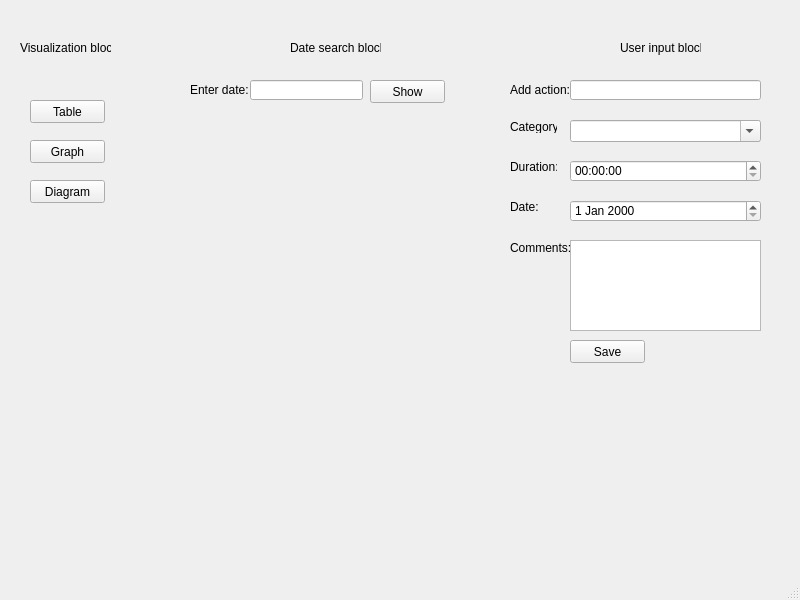
<?xml version="1.0" encoding="UTF-8"?>
<ui version="4.0">
 <class>MainWindow</class>
 <widget class="QMainWindow" name="MainWindow">
  <property name="geometry">
   <rect>
    <x>0</x>
    <y>0</y>
    <width>800</width>
    <height>600</height>
   </rect>
  </property>
  <property name="windowTitle">
   <string>MainWindow</string>
  </property>
  <widget class="QWidget" name="centralwidget">
   <widget class="QDateEdit" name="dateEdit">
    <property name="geometry">
     <rect>
      <x>570</x>
      <y>200</y>
      <width>191</width>
      <height>22</height>
     </rect>
    </property>
   </widget>
   <widget class="QTimeEdit" name="timeEdit">
    <property name="geometry">
     <rect>
      <x>570</x>
      <y>160</y>
      <width>191</width>
      <height>22</height>
     </rect>
    </property>
   </widget>
   <widget class="QComboBox" name="comboBox">
    <property name="geometry">
     <rect>
      <x>570</x>
      <y>120</y>
      <width>191</width>
      <height>22</height>
     </rect>
    </property>
    <property name="editable">
     <bool>true</bool>
    </property>
   </widget>
   <widget class="QPushButton" name="btn_save">
    <property name="geometry">
     <rect>
      <x>570</x>
      <y>340</y>
      <width>75</width>
      <height>23</height>
     </rect>
    </property>
    <property name="text">
     <string>Save</string>
    </property>
   </widget>
   <widget class="QLabel" name="main_label">
    <property name="geometry">
     <rect>
      <x>180</x>
      <y>130</y>
      <width>301</width>
      <height>181</height>
     </rect>
    </property>
    <property name="autoFillBackground">
     <bool>false</bool>
    </property>
    <property name="lineWidth">
     <number>1</number>
    </property>
    <property name="text">
     <string/>
    </property>
    <property name="wordWrap">
     <bool>true</bool>
    </property>
   </widget>
   <widget class="QLineEdit" name="lineEdit">
    <property name="geometry">
     <rect>
      <x>570</x>
      <y>80</y>
      <width>191</width>
      <height>20</height>
     </rect>
    </property>
   </widget>
   <widget class="QTextEdit" name="textEdit">
    <property name="geometry">
     <rect>
      <x>570</x>
      <y>240</y>
      <width>191</width>
      <height>91</height>
     </rect>
    </property>
   </widget>
   <widget class="QPushButton" name="pushButton">
    <property name="geometry">
     <rect>
      <x>30</x>
      <y>100</y>
      <width>75</width>
      <height>23</height>
     </rect>
    </property>
    <property name="text">
     <string>Table</string>
    </property>
   </widget>
   <widget class="QPushButton" name="pushButton_2">
    <property name="geometry">
     <rect>
      <x>30</x>
      <y>140</y>
      <width>75</width>
      <height>23</height>
     </rect>
    </property>
    <property name="text">
     <string>Graph</string>
    </property>
   </widget>
   <widget class="QPushButton" name="pushButton_3">
    <property name="geometry">
     <rect>
      <x>30</x>
      <y>180</y>
      <width>75</width>
      <height>23</height>
     </rect>
    </property>
    <property name="text">
     <string>Diagram</string>
    </property>
   </widget>
   <widget class="QLineEdit" name="lineEdit_2">
    <property name="geometry">
     <rect>
      <x>250</x>
      <y>80</y>
      <width>113</width>
      <height>20</height>
     </rect>
    </property>
    <property name="text">
     <string/>
    </property>
   </widget>
   <widget class="QPushButton" name="pushButton_4">
    <property name="geometry">
     <rect>
      <x>370</x>
      <y>80</y>
      <width>75</width>
      <height>23</height>
     </rect>
    </property>
    <property name="text">
     <string>Show</string>
    </property>
   </widget>
   <widget class="QLabel" name="label">
    <property name="geometry">
     <rect>
      <x>510</x>
      <y>80</y>
      <width>61</width>
      <height>20</height>
     </rect>
    </property>
    <property name="text">
     <string>Add action:</string>
    </property>
   </widget>
   <widget class="QLabel" name="label_2">
    <property name="geometry">
     <rect>
      <x>510</x>
      <y>120</y>
      <width>47</width>
      <height>13</height>
     </rect>
    </property>
    <property name="text">
     <string>Category:</string>
    </property>
   </widget>
   <widget class="QLabel" name="label_3">
    <property name="geometry">
     <rect>
      <x>510</x>
      <y>160</y>
      <width>47</width>
      <height>13</height>
     </rect>
    </property>
    <property name="text">
     <string>Duration:</string>
    </property>
   </widget>
   <widget class="QLabel" name="label_4">
    <property name="geometry">
     <rect>
      <x>510</x>
      <y>200</y>
      <width>47</width>
      <height>13</height>
     </rect>
    </property>
    <property name="text">
     <string>Date:</string>
    </property>
   </widget>
   <widget class="QLabel" name="label_5">
    <property name="geometry">
     <rect>
      <x>510</x>
      <y>240</y>
      <width>61</width>
      <height>16</height>
     </rect>
    </property>
    <property name="text">
     <string>Comments:</string>
    </property>
   </widget>
   <widget class="QLabel" name="label_6">
    <property name="geometry">
     <rect>
      <x>190</x>
      <y>80</y>
      <width>61</width>
      <height>20</height>
     </rect>
    </property>
    <property name="text">
     <string>Enter date:</string>
    </property>
   </widget>
   <widget class="QLabel" name="label_7">
    <property name="geometry">
     <rect>
      <x>620</x>
      <y>40</y>
      <width>81</width>
      <height>16</height>
     </rect>
    </property>
    <property name="text">
     <string>User input block</string>
    </property>
   </widget>
   <widget class="QLabel" name="label_8">
    <property name="geometry">
     <rect>
      <x>20</x>
      <y>40</y>
      <width>91</width>
      <height>16</height>
     </rect>
    </property>
    <property name="text">
     <string>Visualization block</string>
    </property>
   </widget>
   <widget class="QLabel" name="label_9">
    <property name="geometry">
     <rect>
      <x>290</x>
      <y>40</y>
      <width>91</width>
      <height>16</height>
     </rect>
    </property>
    <property name="text">
     <string>Date search block</string>
    </property>
   </widget>
  </widget>
  <widget class="QMenuBar" name="menubar">
   <property name="geometry">
    <rect>
     <x>0</x>
     <y>0</y>
     <width>800</width>
     <height>21</height>
    </rect>
   </property>
  </widget>
  <widget class="QStatusBar" name="statusbar"/>
 </widget>
 <resources/>
 <connections/>
</ui>
